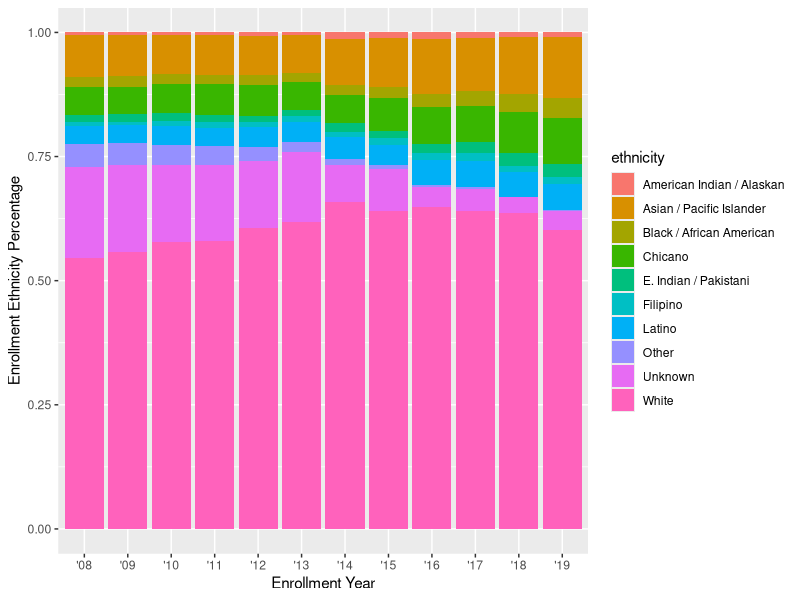

Recreate this plot in R.
## ---- chunk 1
knitr::opts_chunk$set(echo = TRUE)
## ---- chunk 2
# Attach Packages
library(tidyverse)
library(here)
## ---- chunk 3
grad_data <- read_csv(here("data", "ucsb_grad_data.csv")) # Read in the data
## ---- chunk 4
ggplot(data = grad_data, aes(x = year_abbr, y = domestic_enrollment, fill = ethnicity)) +
  geom_col(position = "fill") +
  labs(x = "Enrollment Year",
       y = "Enrollment Ethnicity Percentage")
